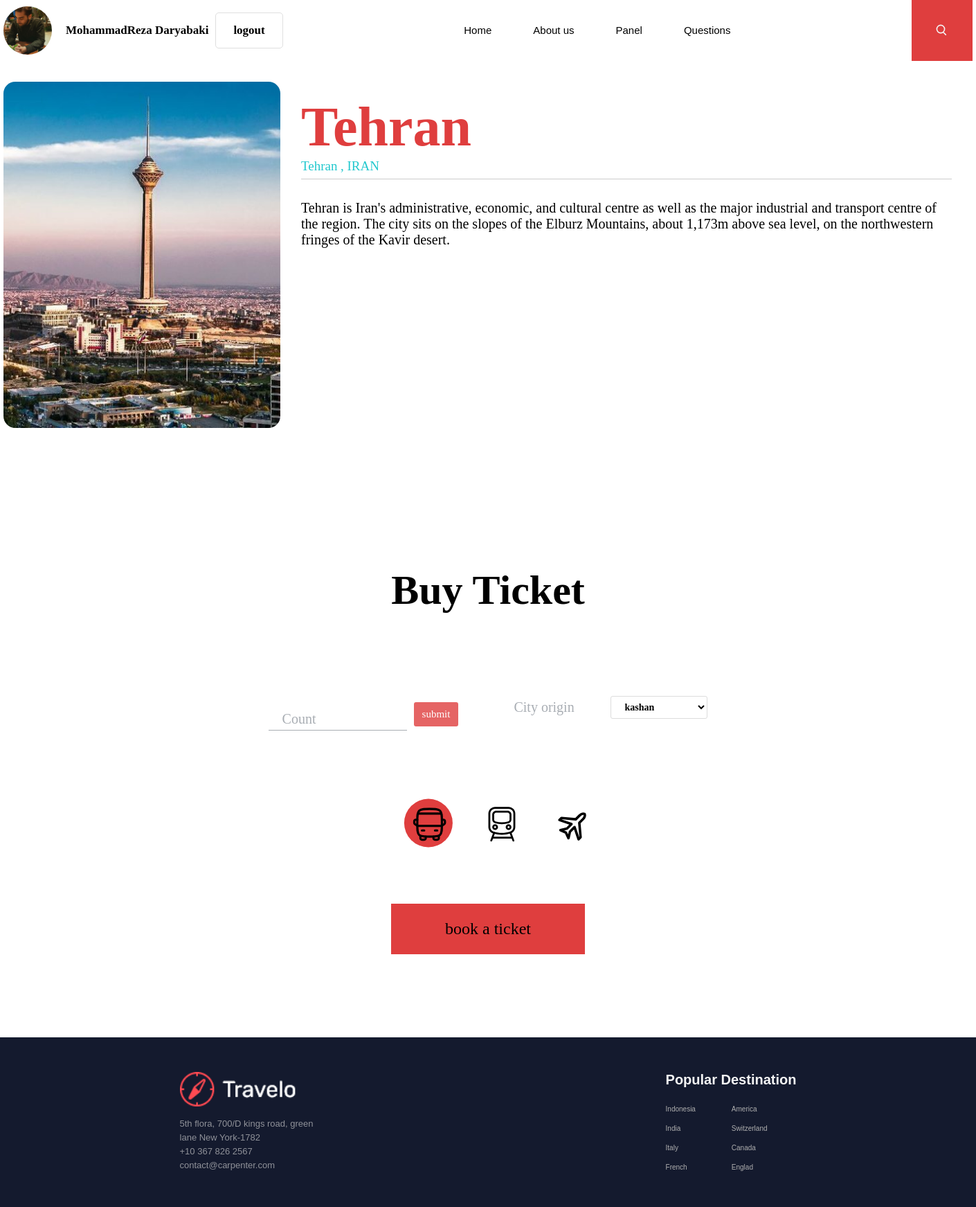
Page /ticket/2 (signed in) on the committed database.
### accounts/models.py (models this page shows, shortened)
class User(AbstractUser):
    profile_pic = models.ImageField(upload_to='user_pic', default='user_pic/nobody-face.jpg', blank=True, null=True)
    first_name = models.CharField(max_length=30, default='new ')
    last_name = models.CharField(max_length=30, default='user')
    phone = models.CharField(max_length=30, null=True)
    national_code = models.CharField(max_length=10, null=True)
    class Meta:
        verbose_name_plural = "Users"

### website/models.py (models this page shows, shortened)
class Destination(models.Model):
    city_id = models.ForeignKey(City, on_delete=models.SET_NULL, null=True) # Foreign key
    description = models.TextField()
    img = models.ImageField(upload_to='destination_images/', default='destination_images/no_img.jpg')
    counted_views = models.IntegerField(default=0)
    status = models.BooleanField(default=False)
    published_date = models.DateTimeField(null=True)
    created_date = models.DateTimeField(auto_now_add=True)
    updated_date = models.DateTimeField(auto_now=True)
    class Meta: # generally
        ordering = ['created_date']

class City(models.Model):
    name = models.CharField(max_length=255)
    country_id = models.ForeignKey(Country, on_delete=models.SET_NULL, null=True) # Foreign key
    created_date = models.DateTimeField(auto_now_add=True)
    updated_date = models.DateTimeField(auto_now=True)
    class Meta: # generally
        ordering = ['created_date']
    def __str__(self):
        return "{} - {}".format(self.name, self.id)

class Country(models.Model):
    name = models.CharField(max_length=255)
    created_date = models.DateTimeField(auto_now_add=True)
    updated_date = models.DateTimeField(auto_now=True)
    class Meta: # generally
        ordering = ['created_date']

### website/views.py (the view)
# urls.py: path('ticket/<int:pid>', ticket_view, name="ticket"),
def ticket_view(request, pid):
    def national_code_creator(count):
        national_code_list = []
        if (count == None) or (count == ''):
            count = 0
        for i in range(int(count)):
            base_str = 'national_code_'
            national_code_number = base_str + str(i + 1)
            national_code_list.append(national_code_number)
        return national_code_list
    if request.user.is_authenticated:
        if request.method == 'POST':
            count_national_code = request.POST.get('count_ncode')
            if (count_national_code != None) and (count_national_code != '') and (count_national_code != 0):
                ncode_list_name = national_code_creator(count_national_code)
                ncode_list_value = []
                for ncode in ncode_list_name:
                    ncode_list_value.append(request.POST.get(ncode))
                origin_city = request.POST.get('origin-city')
                tab = request.POST.get('tabs')
                form = TicketForm(request.POST)
                if form.is_valid():
                    user = form.save(commit=False)
                    user.save()
                    messages.success(request, "Signed up successfully!")
                    form = TicketForm()
                    context = {'form': form}
                    return redirect(request, 'factor.html', context)
                trans = Transportation()
                city = get_object_or_404(City, pk=origin_city)
                nncodes = NationalCodes()
                user = User()
                origin_cities = Destination_City.objects.filter(destination_id=pid)
                dest = get_object_or_404(Destination, pk=pid, status=1)
                context = {'dest':dest, 'origin':origin_cities, 'trans': trans, 'nncodes': nncodes, 'user':user, 'city':city}
                return render(request, 'factor.html', context)
    origin_cities = Destination_City.objects.filter(destination_id=pid)
    dest = get_object_or_404(Destination, pk=pid, status=1)
    context = {'dest':dest, 'origin':origin_cities}
    return render(request, 'ticket.html', context)

### website/templatetags/website_tags.py (called while the page is built)
@register.filter(name='split_dash')
def split_dash(value):
    return str(value).split('-')[0].strip().capitalize()

@register.filter(name='upper_letter')
def upper_letter(value):
    return str(value).upper()

### templates/ticket.html (shortened to what this page needs)
{% extends "base.html" %}
{% load static %}
{% load website_tags %}
{% block define_style %}
<link rel="stylesheet" href="{% static 'ticket-style/css/ticket.css' %}">
<link rel="stylesheet" href="{% static 'ticket-style/css/media-queries.css' %}">
{% endblock %}
{% block content %}
<div class="ticket-container">
    <div class="banner">
        <div class="banner-img-box">
            <img class="banner-img" src="{{dest.img.url}}" alt="">
        </div>
        <div class="img-detail">
            <h3 class="img-title">{{dest.city_id|split_dash}}</h3>
            <span class="under-title">{{dest.city_id|split_dash}}</span>
            <span class="under-title">, </span>
            <span class="under-title">{{dest.city_id.country_id.name|upper_letter}}</span>
            <div class="line-div"></div>
            <p class="img-description">
                {{dest.description}}
            </p>
        </div>
    </div>
    <h1 class="buy-title">Buy Ticket</h1>
    <div class="container-tab">
        <form class="ticket-form" action="{% url 'website:ticket' dest.id %}" method="post">
            <div class="set-org">
                <div>
                    <div class="count-national-code">
                        <div class="inp-div">
                            <label class="lbl-count lbl" id="lbl6" for="count">Count</label>
                            <input name="count_ncode" class="inp-mellicode inp" onclick="applyTranform6()" min="0"
                                type="number" id="count">
                        </div>
                        <div class="div-btn-count">
                            <button class="submit-btn-count" type="button"
                                onclick="btn_count_national_code()">submit</button>
                        </div>
                    </div>
                </div>
                <div class="filter-travel">
                    <label for="city-origin">City origin</label>
                    <select id="city-origin" class="origin-cities" name="origin-city">
                        {% for orig in origin %}
                        <option value="{{orig.city.id}}" class="options">{{orig.city.name}}</option>
                        {% endfor %}
                    </select>
                </div>
            </div>
            <div class="tabs">
                <label class="tab" for="radio-1">
                </label>
                <label class="tab center-tab" for="radio-2">
                </label>
                <label class="tab" for="radio-3">
                </label>
                <span class="glider"></span>
            </div>
            <div class="div-btn">
                <button class="submit-btn" type="submit">book a ticket</button>
            </div>
        </form>
    </div>
</div>
{% endblock %}

### templates/base.html (shortened to what this page needs)
{% load static %}
<!DOCTYPE html>
<html lang="en">
<head>
    {% block define_style %}
    {% endblock %}
    <link rel="stylesheet" href="{% static 'base-style/css/style.css' %}">
    <link rel="stylesheet" href="{% static 'base-style/css/media-queries.css' %}">
</head>
<body spellcheck="false">
    <div class="flex-con">
        <div class="header">
            <div class="sign-log">
                {% if request.user.is_authenticated %}
                <img src="{{request.user.profile_pic.url}}" class="header-img-user" alt="" >
                <p class="logged" href="{% url 'accounts:signup' %}">
                    {{request.user.first_name}} {{request.user.last_name}}
                </p>
                <a class="header-btn logout-btn" href="{% url 'accounts:logout' %}">
                    logout
                </a>
                {% endif %}
            </div>
            <ul class="menu">
                <li class="menu-item"><a class="menu-btn" href="{% url 'website:home' %}">Home</a></li>
                <li class="menu-item"><a class="menu-btn" href="{% url 'website:about' %}">About us</a></li>
                <li class="menu-item"><a class="menu-btn" href="{% url 'website:panel' %}">Panel</a></li>
                <li class="menu-item"><a class="menu-btn" href="{% url 'website:questions' %}">Questions</a></li>
            </ul>
            <div class="header-logo">
                <div class="search-logo">
                    <i class="gg-search"></i>
                </div>
            </div>
        </div>
        {% block content %}
        {% endblock %}
        <div class="background-footer">
            <div class="footer">
                <div class="footer-logo-text">
                    <img class="footer-logo" src="{% static 'base-style/img/footer_logo.png' %}" alt="">
                    <div class="footer-text">
                        <p>5th flora, 700/D kings road, green</p>
                        <p>lane New York-1782</p>
                        <p>+10 367 826 2567</p>
                        <p>contact@carpenter.com</p>
                    </div>
                </div>
                <div class="footer-content">
                    <h2 class="footer-title">Popular Destination</h2>
                    <ul class="footer-list">
                        <li><a class="footer-item" href="">Indonesia</a></li>
                        <li><a class="footer-item" href="">America</a></li>
                        <li><a class="footer-item" href="">India</a></li>
                        <li><a class="footer-item" href="">Switzerland</a></li>
                        <li><a class="footer-item" href="">Italy</a></li>
                        <li><a class="footer-item" href="">Canada</a></li>
                        <li><a class="footer-item" href="">French</a></li>
                        <li><a class="footer-item" href="">Englad</a></li>
                    </ul>
                </div>
            </div>
        </div>
    </div>
</body>
</html>

### statics/ticket-style/css/ticket.css (style rules this page uses)
.ticket-container { padding-top: 30px; width: 1400px; margin: 0 auto; }
.banner { display: flex; width: 100%; justify-content: space-between; }
.banner-img-box { min-width: 400px; min-height: 500px; width: 400px; height: 500px; overflow: hidden; border-radius: 17px; display: flex; justify-content: center; }
.banner-img { width: 100%; min-width: 100%; max-width: 100%; object-fit: cover; }
.img-detail { padding: 20px 30px; }
.img-title { color: var(--red); font-family: 'Nunito'; font-size: 80px; }
.under-title { font-size: 19px; color: var(--lightBlue); margin: 0; padding: 0; font-family: 'Nunito'; width: 100%; }
.img-description { font-family: 'Nunito'; font-size: 20px; }
.line-div { margin: 7px 0 30px 0; border-bottom: 1px solid rgba(175, 175, 175, 0.637); }
:root { --primary-color: #111; --secondary-color: #a8adb3; }
*, *:after, *:before { box-sizing: border-box; }
.container-tab { display: flex; align-items: center; justify-content: space-around; }
.banner { margin-bottom: 200px; }
.tabs { display: flex; position: relative; background-color: #fff; padding: 0; border-radius: 10px; margin-bottom: 100px; }
.tabs * { z-index: 2; }
.tab { display: flex; align-items: center; justify-content: center; height: 70px; width: 70px; font-size: 13px; font-weight: 500; border-radius: 99px; cursor: pointer; transition: color 0.15s ease-in; }
.center-tab { margin: 0 35px; }
input[type="radio"]:checked + label { color: var(--primary-color); }
input[id="radio-1"]:checked ~ .glider { translate: 27% 55%; }
.glider { position: absolute; display: flex; height: 70px; width: 70px; background-color: var(--red); z-index: 1; border-radius: 100%; transition: 0.25s ease-out; }
.buy-title { font-size: 60px; font-family: 'Nunito'; margin: auto 0; text-align: center; margin-bottom: 100px; }
.container-tab { margin: 8px 0 20px 0; }
.ticket-form { display: flex; flex-direction: column; align-items: center; justify-content: center; }
.inp-div > label { font-size: 20px; font-family: 'Nunito'; transform: translate(20px, 40px); color: #a8adb3; }
.ticket-form > div > label { font-size: 20px; font-family: 'Nunito'; transform: translate(20px, 40px); color: #a8adb3; }
.ticket-form > div > div > label { font-size: 20px; font-family: 'Nunito'; color: #a8adb3; }
.count-national-code { display: flex; align-items: center; }
.inp-div { display: flex; flex-direction: column; }
.set-org { display: grid; grid-template-columns: auto auto; gap: 40px 20px; margin-bottom: 60px; }
.filter-travel { display: flex; align-items: center; width: 280px; justify-content: space-between; margin-left: 60px; }
.submit-btn { width: 280px; height: 73px; outline: none; border: none; font-size: 24px; font-family: 'Nunito'; background-color: var(--red); grid-column: 1 / 3; }
.div-btn { display: flex; justify-content: center; align-items: center; grid-column: 1 / span 2; margin-top: 20px; margin-bottom: 100px; }
.div-btn-count { display: flex; justify-content: center; align-items: center; margin-top: 20px; }
.submit-btn-count { padding: 9px 12px; outline: none; border: none; border-radius: 3px; font-size: 15px; font-family: 'Nunito'; background-color: var(--red); grid-column: 1 / 3; color: #fff; margin-left: 10px; cursor: pointer; opacity: 80%; transition: 0.4s all ease; }
.origin-cities { border: none; outline: none; border: 1px solid #dcdcdc; padding: 7px 15px; padding-right: 60px; border-radius: 3px; background-color: #ffffff; color: #000; font-family: 'Nunito'; font-size: 14px; font-weight: 700; }
.count-national-code > div > input { font-size: 24px; width: 200px; height: 45px; outline: none; padding: 10px 20px; border: none; border-bottom: 1px solid #a8adb3; }

### rows in the picture
User: user.profile_pic (picture), user.first_name "MohammadReza", user.last_name "Daryabaki"
Destination: img (picture), city_id|split_dash "Tehran", city_id.country_id.name "IRAN", description "Tehran is Iran's administrative, economic, and cultural centre as well as the major industrial and transport centre of the region. The city sits on the slopes of the Elburz Mountains, about 1,173m above sea level, on the northwestern fringes of the Kavir desert."

### other values in the picture
form field origin-city "kashan"
